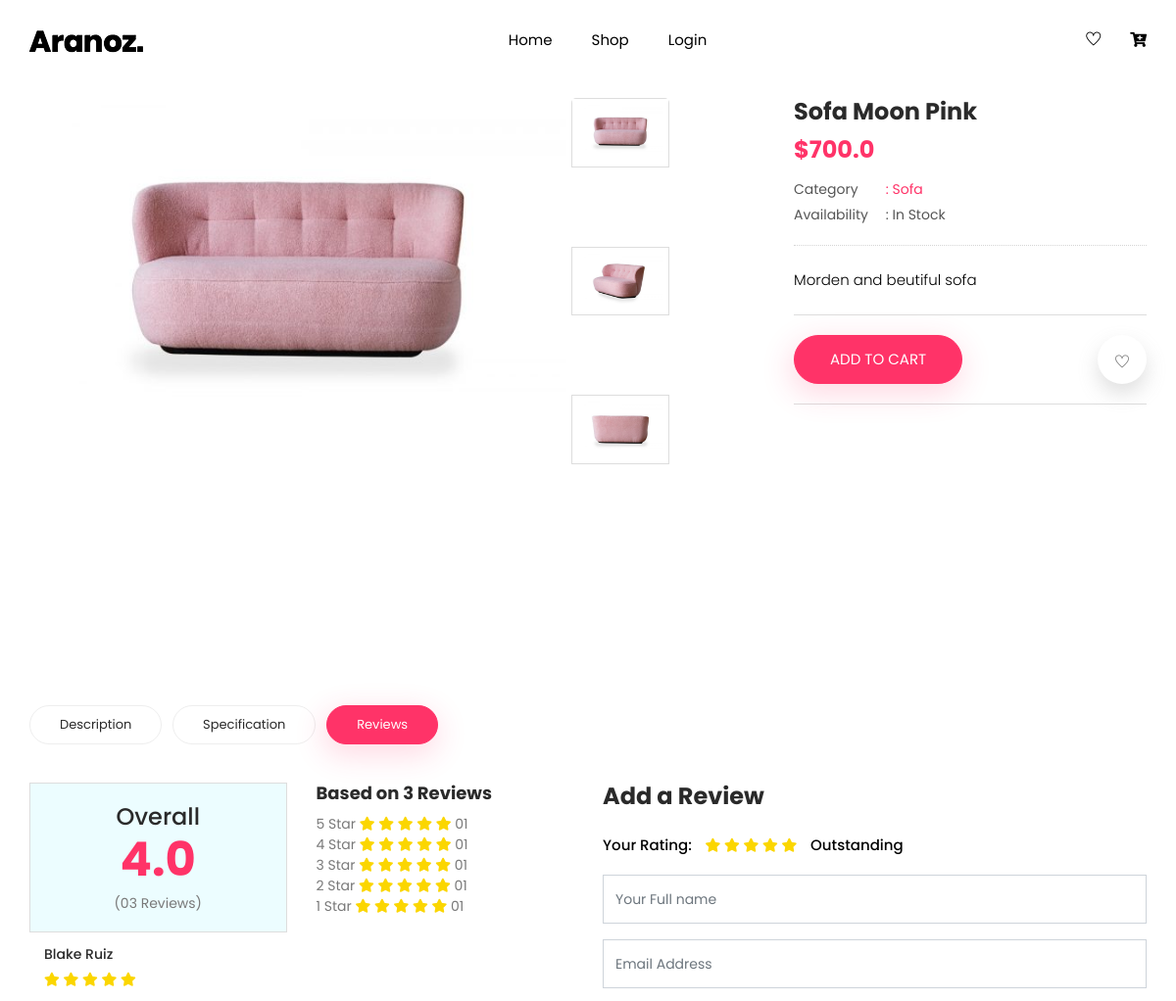
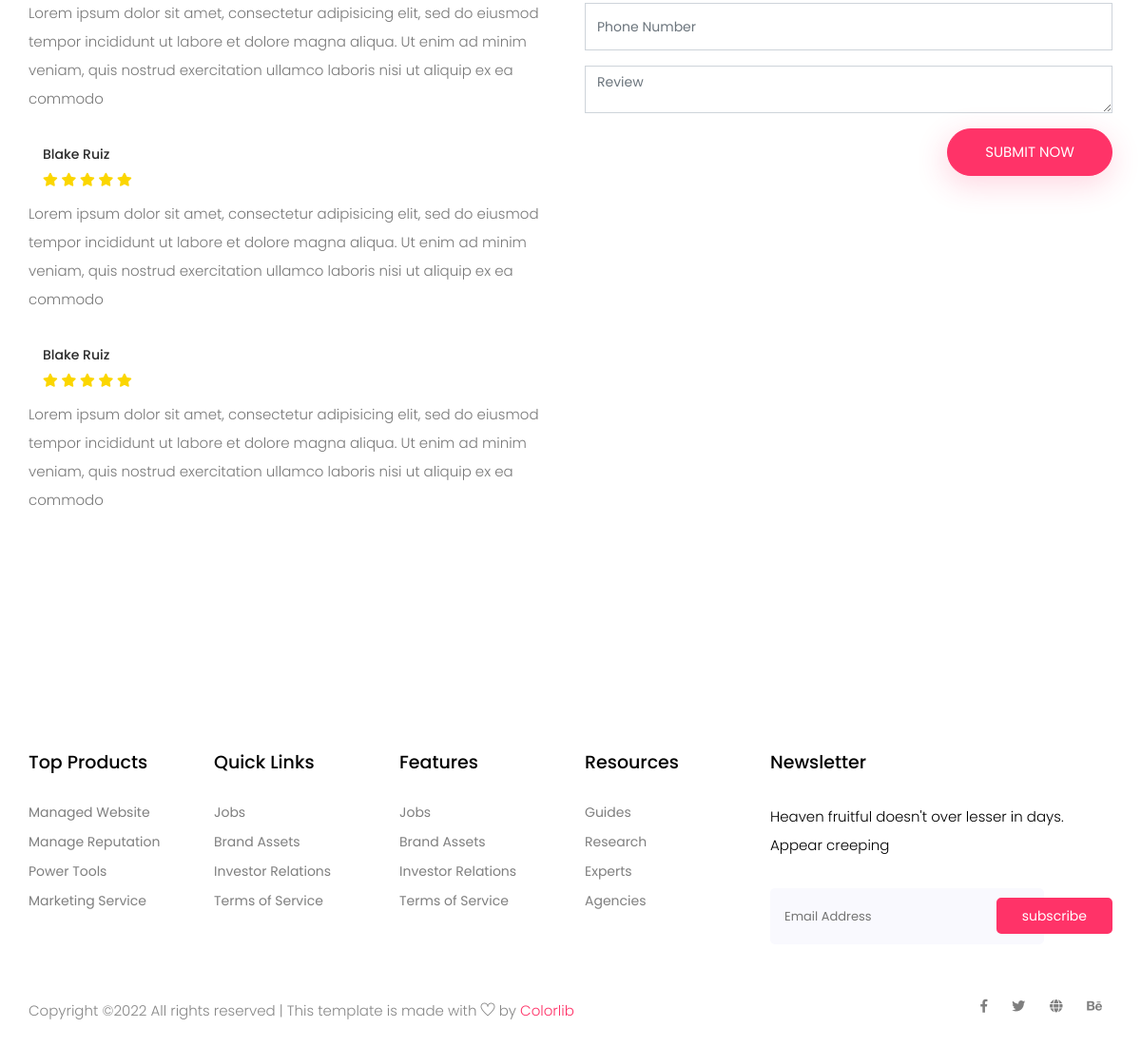
/product/sofa-moon-pink/, run on the app's committed database (2 pictures, top to bottom).
### product/models.py (models this page shows, shortened)
class Image(models.Model):
    product = models.ForeignKey(Product, default=None, on_delete=models.CASCADE, related_name='images')
    image = models.ImageField(upload_to=path_and_rename, max_length=255, null=True, blank=True)

class Product(models.Model):
    title = models.CharField(default='', max_length=100)
    description = models.TextField(default='')
    price = models.FloatField(default=0.0)
    status = models.CharField(choices=AVAILABILITY, max_length=30, null=True)
    active = models.BooleanField(default=True, null=True)
    category = models.ForeignKey(Category, on_delete=models.CASCADE, related_name='products')
    slug = AutoSlugField(populate_from='title', unique=True, null = True)
    quantity = models.IntegerField(default=1)
    def image_tag(self):
        if self.first_image():
            return mark_safe('<img src="%s" style="width: 60px; height:60px;" />' % self.first_image().image.url)
        else:
            return 'No Image Found'
    image_tag.short_description = 'Image'
    def get_add_cart_url(self):
        return reverse("add-to-cart", kwargs={
            'slug': self.slug
        })

class Category(models.Model):
    title = models.CharField(default='', max_length=100, unique=True)
    slug = models.CharField(default='', max_length=100)
    description = models.TextField(default='')
    active = models.BooleanField(default=True)
    image = models.ImageField(upload_to=path_and_rename, max_length=255, null=True, blank=True)
    def __str__(self):
        return self.title
    def get_absolute_url(self):
        return reverse("category", kwargs={
            'slug': self.slug
        })

### product/views.py (the view)
# urls.py: path('product/<slug>/', DetailProduct.as_view(), name='product'),
class DetailProduct(DetailView):
    model = Product
    template_name = 'detail/detail.html'
    def get_context_data(self, **kwargs):
        context = super().get_context_data(**kwargs)
        context['cart_quantity'] = Cart.item_quantity(self.request.user)
        return context

### cart/models.py (called while the page is built, shortened)
    @staticmethod
    def item_quantity(user):
        if user.is_anonymous:
            return 0

### templates/detail/detail.html (shortened to what this page needs)
{% extends 'base/base.html' %}
{% load static %}
{% block cssblock %}
    <link rel="stylesheet" href="{% static 'css/bootstrap.min.css' %}">
  <link rel="stylesheet" href="{% static 'css/animate.css' %}">
  <link rel="stylesheet" href="{% static 'css/owl.carousel.min.css' %}">
  <link rel="stylesheet" href="{% static 'css/lightslider.min.css' %}">
  <link rel="stylesheet" href="{% static 'css/all.css' %}">
  <link rel="stylesheet" href="{% static 'css/flaticon.css' %}">
  <link rel="stylesheet" href="{% static 'css/themify-icons.css' %}">
  <link rel="stylesheet" href="{% static 'css/magnific-popup.css' %}">
  <link rel="stylesheet" href="{% static 'css/style.css' %}">
{% endblock %}
{% block content %}
  <div class="product_image_area section_padding">
    <div class="container">
      <div class="row s_product_inner justify-content-between">
        <div class="col-lg-7 col-xl-7">
          <div class="product_slider_img">
            <div id="vertical">
              {% for p_image in object.images.all %}
                <div data-thumb="{{p_image.image.url}}">
                  <img src="{{p_image.image.url}}" />
                </div>
              {% endfor %}
            </div>
          </div>
        </div>
        <div class="col-lg-5 col-xl-4">
          <div class="s_product_text">
            <h3>{{object.title}}</h3>
            <h2>${{object.price}}</h2>
            <ul class="list">
              <li>
                <a class="active" href="{{object.category.get_absolute_url}}">
                  <span>Category</span> : {{object.category}}</a>
              </li>
              <li>
                <a> <span>Availability</span> : {{object.get_status_display}}</a>
              </li>
            </ul>
            <p>{{object.description}}</p>
            <div class="card_area d-flex justify-content-between align-items-center">
              <a href="{{product.get_add_cart_url}}" class="btn_3">add to cart</a>
              <a href="#" class="like_us"> <i class="ti-heart"></i> </a>
            </div>
          </div>
        </div>
      </div>
    </div>
  </div>
  <section class="product_description_area">
    <div class="container">
      <ul class="nav nav-tabs" id="myTab" role="tablist">
        <li class="nav-item">
          <a class="nav-link" id="home-tab" data-toggle="tab" href="#home" role="tab" aria-controls="home"
            aria-selected="true">Description</a>
        </li>
        <li class="nav-item">
          <a class="nav-link" id="profile-tab" data-toggle="tab" href="#profile" role="tab" aria-controls="profile"
            aria-selected="false">Specification</a>
        </li>
        <li class="nav-item">
          <a class="nav-link active" id="review-tab" data-toggle="tab" href="#review" role="tab" aria-controls="review"
            aria-selected="false">Reviews</a>
        </li>
      </ul>
      <div class="tab-content" id="myTabContent">
        <div class="tab-pane fade show active" id="review" role="tabpanel" aria-labelledby="review-tab">
          <div class="row">
            <div class="col-lg-6">
              <div class="row total_rate">
                <div class="col-6">
                  <div class="box_total">
                    <h5>Overall</h5>
                    <h4>4.0</h4>
                    <h6>(03 Reviews)</h6>
                  </div>
                </div>
                <div class="col-6">
                  <div class="rating_list">
                    <h3>Based on 3 Reviews</h3>
                    <ul class="list">
                      <li>
                        <a href="#">5 Star
                          <i class="fa fa-star"></i>
                          <i class="fa fa-star"></i>
                          <i class="fa fa-star"></i>
                          <i class="fa fa-star"></i>
                          <i class="fa fa-star"></i> 01</a>
                      </li>
                      <li>
                        <a href="#">4 Star
                          <i class="fa fa-star"></i>
                          <i class="fa fa-star"></i>
                          <i class="fa fa-star"></i>
                          <i class="fa fa-star"></i>
                          <i class="fa fa-star"></i> 01</a>
                      </li>
                      <li>
                        <a href="#">3 Star
                          <i class="fa fa-star"></i>
                          <i class="fa fa-star"></i>
                          <i class="fa fa-star"></i>
                          <i class="fa fa-star"></i>
                          <i class="fa fa-star"></i> 01</a>
                      </li>
                      <li>
                        <a href="#">2 Star
                          <i class="fa fa-star"></i>
                          <i class="fa fa-star"></i>
                          <i class="fa fa-star"></i>
                          <i class="fa fa-star"></i>
                          <i class="fa fa-star"></i> 01</a>
                      </li>
                      <li>
                        <a href="#">1 Star
                          <i class="fa fa-star"></i>
                          <i class="fa fa-star"></i>
                          <i class="fa fa-star"></i>
                          <i class="fa fa-star"></i>
                          <i class="fa fa-star"></i> 01</a>
                      </li>
                    </ul>
                  </div>
                </div>
              </div>
              <div class="review_list">
                <div class="review_item">
                  <div class="media">
                    <div class="media-body">
                      <h4>Blake Ruiz</h4>
                      <i class="fa fa-star"></i>
                      <i class="fa fa-star"></i>
                      <i class="fa fa-star"></i>
                      <i class="fa fa-star"></i>
                      <i class="fa fa-star"></i>
                    </div>
                  </div>
                  <p>
                    Lorem ipsum dolor sit amet, consectetur adipisicing elit,
                    sed do eiusmod tempor incididunt ut labore et dolore magna
                    aliqua. Ut enim ad minim veniam, quis nostrud exercitation
                    ullamco laboris nisi ut aliquip ex ea commodo
                  </p>
                </div>
                <div class="review_item">
                  <div class="media">
                    <div class="media-body">
                      <h4>Blake Ruiz</h4>
                      <i class="fa fa-star"></i>
                      <i class="fa fa-star"></i>
                      <i class="fa fa-star"></i>
                      <i class="fa fa-star"></i>
                      <i class="fa fa-star"></i>
                    </div>
                  </div>
                  <p>
                    Lorem ipsum dolor sit amet, consectetur adipisicing elit,
                    sed do eiusmod tempor incididunt ut labore et dolore magna
                    aliqua. Ut enim ad minim veniam, quis nostrud exercitation
                    ullamco laboris nisi ut aliquip ex ea commodo
                  </p>
                </div>
                <div class="review_item">
                  <div class="media">
                    <div class="media-body">
                      <h4>Blake Ruiz</h4>
                      <i class="fa fa-star"></i>
                      <i class="fa fa-star"></i>
                      <i class="fa fa-star"></i>
                      <i class="fa fa-star"></i>
                      <i class="fa fa-star"></i>
                    </div>
                  </div>
                  <p>
                    Lorem ipsum dolor sit amet, consectetur adipisicing elit,
                    sed do eiusmod tempor incididunt ut labore et dolore magna
                    aliqua. Ut enim ad minim veniam, quis nostrud exercitation
                    ullamco laboris nisi ut aliquip ex ea commodo
                  </p>
                </div>
              </div>
            </div>
            <div class="col-lg-6">
              <div class="review_box">
                <h4>Add a Review</h4>
                <p>Your Rating:</p>
                <ul class="list">
                  <li>
                    <a href="#">
                      <i class="fa fa-star"></i>
                    </a>
                  </li>
                  <li>
                    <a href="#">
                      <i class="fa fa-star"></i>
                    </a>
                  </li>
                  <li>
                    <a href="#">
                      <i class="fa fa-star"></i>
                    </a>
                  </li>
                  <li>
                    <a href="#">
                      <i class="fa fa-star"></i>
                    </a>
                  </li>
                  <li>
                    <a href="#">
                      <i class="fa fa-star"></i>
                    </a>
                  </li>
                </ul>
                <p>Outstanding</p>
                <form class="row contact_form" action="contact_process.php" method="post" novalidate="novalidate">
                  <div class="col-md-12">
                    <div class="form-group">
                      <input type="text" class="form-control" name="name" placeholder="Your Full name" />
                    </div>
                  </div>
                  <div class="col-md-12">
                    <div class="form-group">
                      <input type="email" class="form-control" name="email" placeholder="Email Address" />
                    </div>
                  </div>
                  <div class="col-md-12">
                    <div class="form-group">
                      <input type="text" class="form-control" name="number" placeholder="Phone Number" />
                    </div>
                  </div>
                  <div class="col-md-12">
                    <div class="form-group">
                      <textarea class="form-control" name="message" rows="1" placeholder="Review"></textarea>
                    </div>
                  </div>
                  <div class="col-md-12 text-right">
                    <a type="submit" value="submit" class="btn_3" style="color: white">
                      Submit Now
                    </a>
                  </div>
                </form>
              </div>
            </div>
          </div>
        </div>
      </div>
    </div>
  </section>
{% endblock %}

### static/css/all.css (style rules this page uses)
.fa, .fas, .far, .fal, .fab { -moz-osx-font-smoothing: grayscale; -webkit-font-smoothing: antialiased; display: inline-block; font-style: normal; font-variant: normal; text-rendering: auto; line-height: 1; }
.fa-star:before { content: "\f005"; }
.fa, .fas { font-family: 'Font Awesome 5 Free'; font-weight: 900; }

### data on the page
Image: image (picture)
Product: title "Sofa Moon Pink", price "700.0", category "Sofa", status "In Stock", description "Morden and beutiful sofa"
